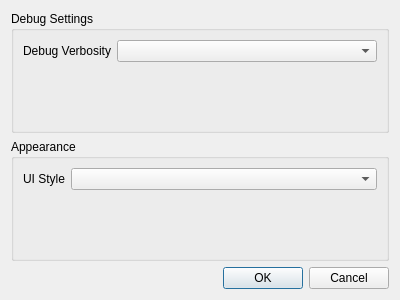
<?xml version="1.0" encoding="UTF-8"?>
<ui version="4.0">
 <class>Dialog</class>
 <widget class="QDialog" name="Dialog">
  <property name="geometry">
   <rect>
    <x>0</x>
    <y>0</y>
    <width>400</width>
    <height>300</height>
   </rect>
  </property>
  <property name="windowTitle">
   <string>Dialog</string>
  </property>
  <layout class="QVBoxLayout" name="verticalLayout">
   <item>
    <widget class="QGroupBox" name="debug_group">
     <property name="title">
      <string>Debug Settings</string>
     </property>
     <layout class="QFormLayout" name="formLayout">
      <item row="0" column="0">
       <widget class="QLabel" name="debug_level_label">
        <property name="text">
         <string>Debug Verbosity</string>
        </property>
       </widget>
      </item>
      <item row="0" column="1">
       <widget class="QComboBox" name="debug_level_value">
        <property name="sizePolicy">
         <sizepolicy hsizetype="Expanding" vsizetype="Fixed">
          <horstretch>0</horstretch>
          <verstretch>0</verstretch>
         </sizepolicy>
        </property>
       </widget>
      </item>
     </layout>
    </widget>
   </item>
   <item>
    <widget class="QGroupBox" name="style_group">
     <property name="title">
      <string>Appearance</string>
     </property>
     <layout class="QFormLayout" name="formLayout_2">
      <item row="0" column="0">
       <widget class="QLabel" name="ui_style_label">
        <property name="text">
         <string>UI Style</string>
        </property>
       </widget>
      </item>
      <item row="0" column="1">
       <widget class="QComboBox" name="ui_style_value">
        <property name="sizePolicy">
         <sizepolicy hsizetype="Expanding" vsizetype="Fixed">
          <horstretch>0</horstretch>
          <verstretch>0</verstretch>
         </sizepolicy>
        </property>
       </widget>
      </item>
     </layout>
    </widget>
   </item>
   <item>
    <widget class="QDialogButtonBox" name="buttonBox">
     <property name="orientation">
      <enum>Qt::Horizontal</enum>
     </property>
     <property name="standardButtons">
      <set>QDialogButtonBox::Cancel|QDialogButtonBox::Ok</set>
     </property>
    </widget>
   </item>
  </layout>
 </widget>
 <resources/>
 <connections>
  <connection>
   <sender>buttonBox</sender>
   <signal>accepted()</signal>
   <receiver>Dialog</receiver>
   <slot>accept()</slot>
   <hints>
    <hint type="sourcelabel">
     <x>248</x>
     <y>254</y>
    </hint>
    <hint type="destinationlabel">
     <x>157</x>
     <y>274</y>
    </hint>
   </hints>
  </connection>
  <connection>
   <sender>buttonBox</sender>
   <signal>rejected()</signal>
   <receiver>Dialog</receiver>
   <slot>reject()</slot>
   <hints>
    <hint type="sourcelabel">
     <x>316</x>
     <y>260</y>
    </hint>
    <hint type="destinationlabel">
     <x>286</x>
     <y>274</y>
    </hint>
   </hints>
  </connection>
 </connections>
</ui>
